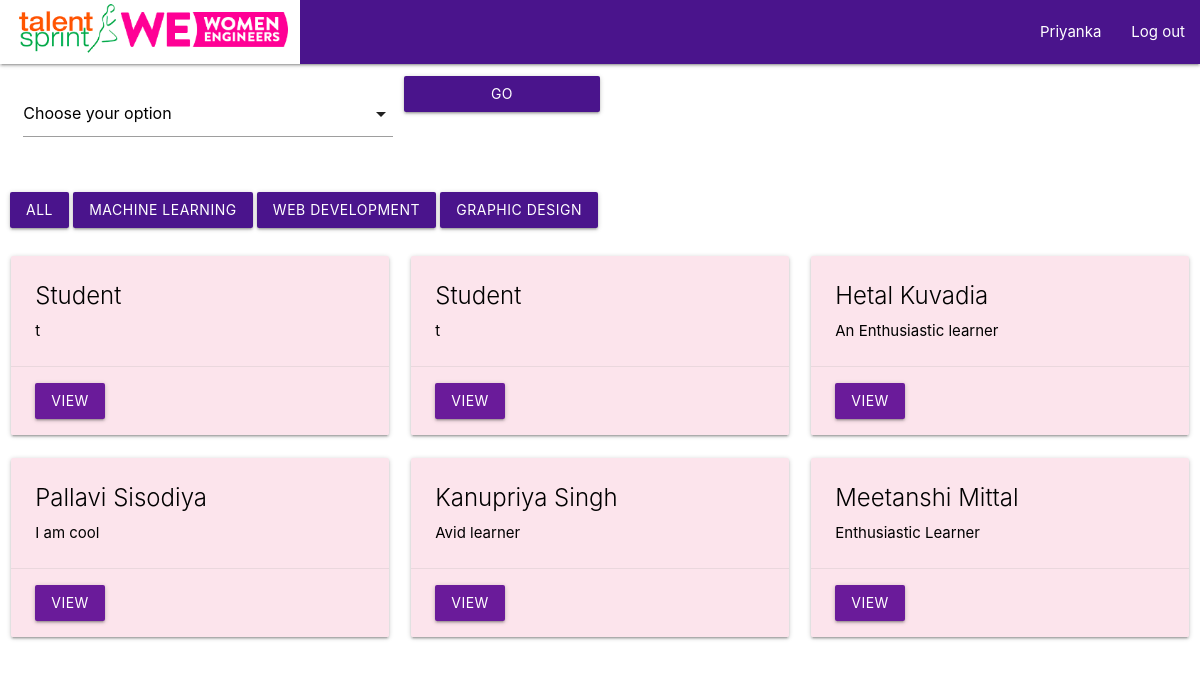
The page /company_dashboard/ (signed in) on the database its author committed.
### we_app/models.py (models this page shows)
class Student_profile(models.Model):
    full_name = models.CharField(max_length = 100,default = 'Student')
    email_id = models.CharField(max_length = 100,default = 'NA')
    about = models.CharField(max_length = 500)
    qualification = models.CharField(max_length = 50)
    tag_line = models.CharField(max_length = 200, default = qualification)
    resume = models.FileField(null = True, blank = True,upload_to = 'Resume')
    first_interest = models.CharField(max_length = 50 , default = None)
    second_interest = models.CharField(max_length = 50, default = None)
    third_interest = models.CharField(max_length = 50, default = None)
    fourth_interest = models.CharField(max_length = 50, default = None)
    github_link = models.CharField(max_length = 100,default = None)
    gitlab_link = models.CharField(max_length = 100, default = None)
    linkdIn_link = models.CharField(max_length = 100, default = None)
    Other = models.CharField(max_length = 100, default = None)

### we_app/views.py (the view)
# urls.py: path('company_dashboard/',views.company_dashboard),
def company_dashboard(request, field = None):
    context = {'username' : request.session['name'], 'student' : [],'fields' :[]}
    FIELDS = getStudentsInterests()
    context['fields'] = []
    for f in FIELDS :
        context['fields'].append(f)
    if request.method == 'GET' and field == None:
        if request.session['name'] == "" :
            return redirect(login)
        else :
            context['username'] = request.session['name']
            STUDENTS = fetchStudents(request,'all')
            context['students'] = []
            for student in STUDENTS :
                context['students'].append(student)
            return render(request, 'company_dashboard.html',context)
    else :
        STUDENTS = fetchStudents(request,field)
        context['students'] = []
        for student in STUDENTS :
            context['students'].append(student)
        return render(request, 'company_dashboard.html',context)

### we_app/views.py (called while the page is built, shortened)
def fetchStudents(request , field) :
    STUDENTS = []
    students = Student_profile.objects.all()
    for student in students :
        STUDENT = {}
        STUDENT = student.__dict__
        try :
            fs = Faculty_Student.objects.filter(student_name = STUDENT['full_name'])
            FACULTY_STUDENT = fs[0].__dict__
            STUDENT.update(FACULTY_STUDENT)
        except :
            pass
        STUDENTS.append(STUDENT)
    if field == 'all' or field == None:
        return STUDENTS

def getStudentsInterests():
    fields = fields_of_interests.objects.all()
    field = []
    for f in fields :
        field.append(f.fields)
    return field

### we_app/templates/company_dashboard.html (shortened to what this page needs)
{% load staticfiles %}
<!DOCTYPE html>
<html lang="en">
<head>
    <link rel="stylesheet" type="text/css" href="https://cdnjs.cloudflare.com/ajax/libs/materialize/1.0.0/css/materialize.min.css">
    {% load static %}
</head>
<body>
        <nav>
                <div class="nav-wrapper" style ="background: #4a148c ">
                  <a href="/company_dashboard/" class="brand-logo"> <img  src="{% static 'assets/WE.png' %}"  height="64" width="300"> </a>
                  <ul id="nav-mobile" class="right hide-on-med-and-down">
                      <li><a href="/company_dashboard/">{{ username }}</a></li>
                      <li><form action = 'Post'> {% csrf_token %} <a href="/logout/">Log out</a></form></li>
                  </ul>
                </div>
        </nav>
        <div class = "row" style = "padding :1%;">
            <div class="input-field col s4">
              </div>
              <button class=" col s2 purple darken-4 btn " style="text-align:center" onclick = "search();" id="go" >Go</button>
            </div>
        <div class = "row" style=" margin-left : 10px; margin-top:20px;">
                <a class=" purple darken-4 btn" href="all" id="all">All</a>
                <a class=" purple darken-4 btn" href="Machine Learning" id="Machine Learning">Machine Learning</a>
                <a class=" purple darken-4 btn" href="Web Development" id="Web Development">Web Development</a>
                <a class=" purple darken-4 btn" href="Graphic Design" id="Graphic Design">Graphic Design</a>
    </div>
        <div class="row">
        {% for student in students %}
                <div class = "student">
                    <div class=" col s4"  data-toggle="modal" >
                        <div class="card pink lighten-5 black-text" >
                            <div class="card-content black-text" >
                                <span class="card-title">{{student.full_name}}</span>
                                {{student.tag_line}}
                            </div>
                            <div class="card-action">
                                <a class=" purple darken-3 btn modal-trigger" href="#{{student.full_name}}">View</a>
                            </div>
                        </div>
                    </div>
                </div>
        {% endfor %}
        </div>
    </body>
</html>

### rows shown on the page
Student_profile: full_name "Hetal Kuvadia", tag_line "An Enthusiastic learner"
Student_profile: full_name "Pallavi Sisodiya", tag_line "I am cool"
Student_profile: full_name "Kanupriya Singh", tag_line "Avid learner"
Student_profile: full_name "Meetanshi Mittal", tag_line "Enthusiastic Learner"

### other values the page prints
{{ username }} "Priyanka"
{{ student.full_name }} "Student" "Student"
{{ student.tag_line }} "t" "t"
